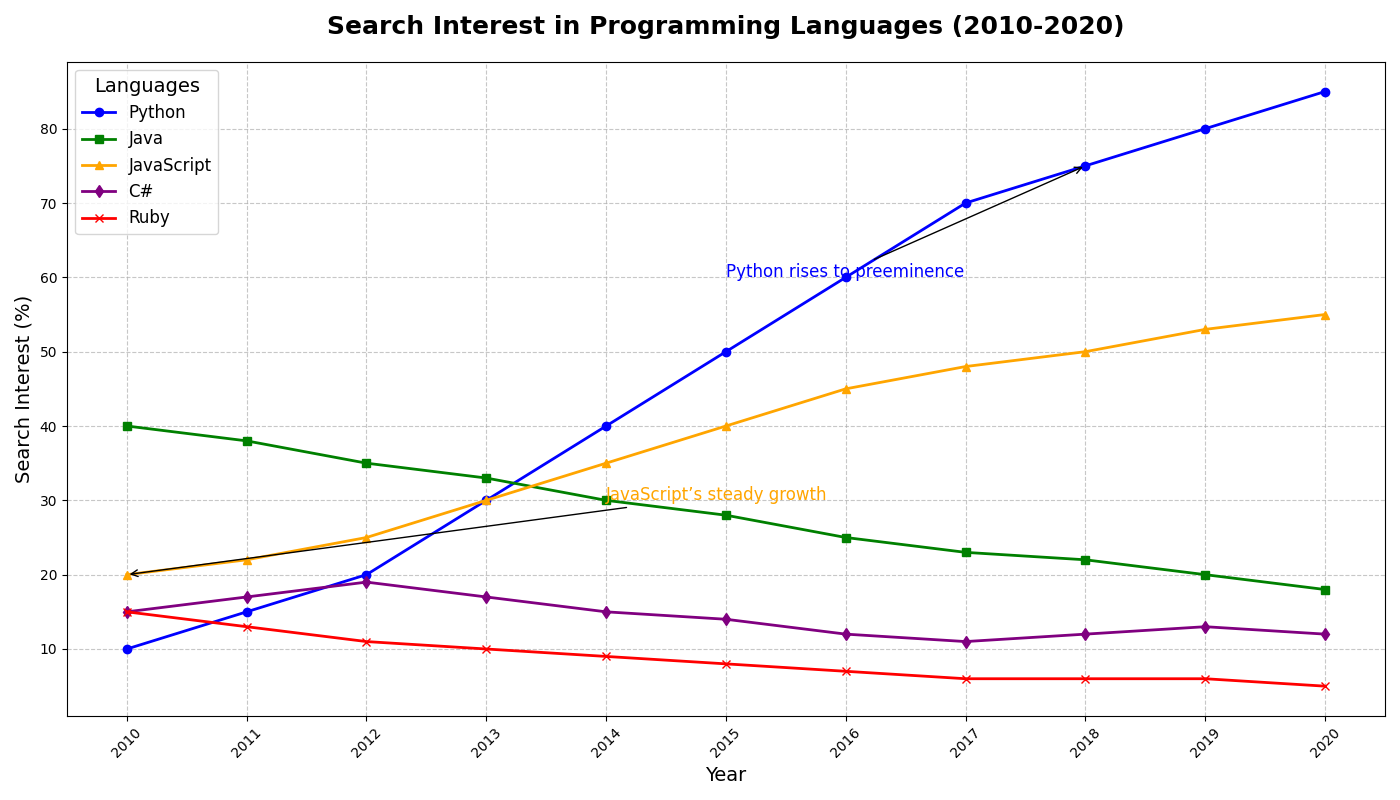

Reproduce this figure in Python.
import matplotlib.pyplot as plt
import numpy as np

# Backstory:
# The chart visualizes the growth of different programming languages in terms of search interest over the past decade.
# Each line represents the search interest percentage for a specific language on a leading search engine.

# Years for x-axis
years = np.arange(2010, 2021)

# Search interest for different languages (fictional data, % of total search interest)
python_interest = [10, 15, 20, 30, 40, 50, 60, 70, 75, 80, 85]
java_interest = [40, 38, 35, 33, 30, 28, 25, 23, 22, 20, 18]
javascript_interest = [20, 22, 25, 30, 35, 40, 45, 48, 50, 53, 55]
csharp_interest = [15, 17, 19, 17, 15, 14, 12, 11, 12, 13, 12]
ruby_interest = [15, 13, 11, 10, 9, 8, 7, 6, 6, 6, 5]

# Initialize the figure and axis
fig, ax = plt.subplots(figsize=(14, 8))

# Plotting the line chart for each programming language
ax.plot(years, python_interest, marker='o', linestyle='-', color='blue', linewidth=2, label='Python')
ax.plot(years, java_interest, marker='s', linestyle='-', color='green', linewidth=2, label='Java')
ax.plot(years, javascript_interest, marker='^', linestyle='-', color='orange', linewidth=2, label='JavaScript')
ax.plot(years, csharp_interest, marker='d', linestyle='-', color='purple', linewidth=2, label='C#')
ax.plot(years, ruby_interest, marker='x', linestyle='-', color='red', linewidth=2, label='Ruby')

# Setting title and labels
ax.set_title('Search Interest in Programming Languages (2010-2020)', fontsize=18, weight='bold', pad=20)
ax.set_xlabel('Year', fontsize=14)
ax.set_ylabel('Search Interest (%)', fontsize=14)

# Adding a legend to identify languages
ax.legend(loc='upper left', fontsize=12, title='Languages', title_fontsize=14)

# Enable grid for easier value estimation
ax.grid(True, linestyle='--', alpha=0.7)

# Annotating key points in the data
ax.annotate('Python rises to preeminence', xy=(2018, 75), xytext=(2015, 60),
            arrowprops=dict(facecolor='black', arrowstyle='->', lw=1), fontsize=12, color='blue')
ax.annotate('JavaScript’s steady growth', xy=(2010, 20), xytext=(2014, 30),
            arrowprops=dict(facecolor='black', arrowstyle='->', lw=1), fontsize=12, color='orange')

# Ensuring x-tick labels are readable by rotating them
plt.xticks(years, rotation=45)

# Automatically adjust layout to prevent overlap
plt.tight_layout()

# Show the plot
plt.show()
